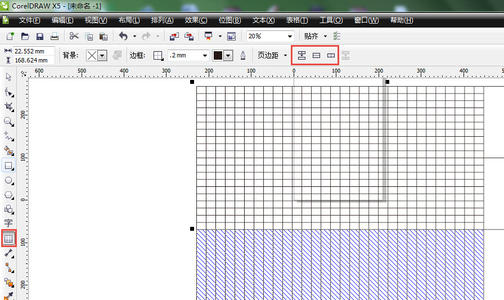
#> input picture cut_redbox/photo/photo1/u=3826833258,1465685782&fm=26&gp=0.jpg, 504 x 300 px; its folder holds only this picture in this run
$ python cut_redbox1.py   (older library calls are emulated)
#> lines starting #> are read from the running program, lines starting #| are printed output that depends on the picture; after the words box and inside, x2 and y2 are one past the last pixel; in counts of white or black regions, pixels touching at a corner belong together
import cv2
import numpy as np
import os

def boxes_extract(img , name):
#> called with name = 'u=3826833258,1465685782&fm=26&gp=0'
    image = cv2.imread(img)
#> image is the input picture: shape (300, 504, 3); mean B, G, R 222, 219.5, 218.9
    # 创建于原图尺寸相同的numpy数组（返回一个用0填充的数组），用来保存ROI
    ROI = np.zeros(image.shape , np.uint8)

    # 图片颜色空间转换
    image_hsv = cv2.cvtColor(image , cv2.COLOR_BGR2HSV)
#> image_hsv: shape (300, 504, 3); mean H, S, V 33.8, 12.2, 225

    # 设置阀值，除去其他颜色
    low_hsv1 = np.array([0 , 43 , 46])
    high_hsv1 = np.array([10 , 255 , 255])
    low_hsv2 = np.array([156 , 43 , 46])
    high_hsv2 = np.array([180 , 255 , 255])
    binary1 = cv2.inRange(image_hsv , lowerb=low_hsv1 , upperb=high_hsv1)
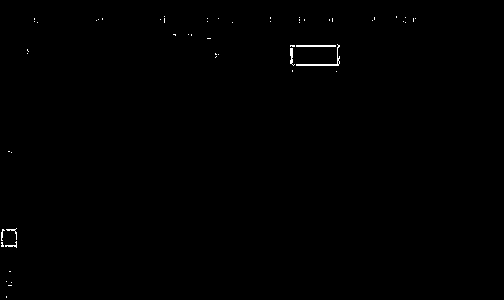
#> binary1: shape (300, 504); 0.28% white in thin lines or dots, all inside (x1, y1, x2, y2) = (1, 16, 416, 298)
    binary2 = cv2.inRange(image_hsv , lowerb=low_hsv2 , upperb=high_hsv2)
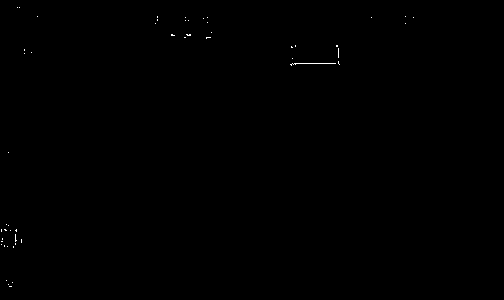
#> binary2: shape (300, 504); 0.11% white in thin lines or dots, all inside (x1, y1, x2, y2) = (1, 7, 414, 287)
    binary3 = binary1 + binary2
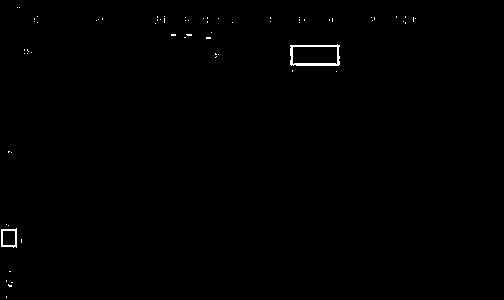
#> binary3: shape (300, 504); 0.39% white in thin lines or dots, all inside (x1, y1, x2, y2) = (1, 7, 416, 298)
    # 均值波滤 卷积操作 去除噪声
    binary = cv2.blur((binary3) , (1,1))

    # 轮廓检测
    # 返回的轮廓 ， 每个轮廓对应的属性值 = cv2.findContours(图片 ， 轮廓检索模式 ， 轮廓近似办法)
    contours , hierarchy = cv2.findContours(binary , cv2.RETR_EXTERNAL , cv2.CHAIN_APPROX_SIMPLE)
#> contours = 67 contours, 65 with area under 20; largest, box (x1, y1, x2, y2) and area: (290, 44, 340, 66) 961, (1, 228, 17, 248) 257
    print("检测到红框的轮廓：")
    print(contours)
#| [array([[[  6, 296]],
#|        [[  6, 297]]], dtype=int32), array([[[  8, 284]],
#|        [[  8, 285]],
#|        [[  9, 286]],
#|        [[ 11, 286]],
#|        [[ 11, 285]],
#|        [[  9, 285]]], dtype=int32), array([[[ 11, 282]],
#|        [[ 12, 282]]], dtype=int32), array([[[  6, 280]],
#|        [[  6, 281]]], dtype=int32), array([[[  9, 271]],
#|        [[ 10, 271]]], dtype=int32), array([[[ 21, 239]],
#|        [[ 21, 242]]], dtype=int32), array([[[ 16, 228]],
#|        [[ 15, 229]],
#> (further printed lines are left out)
    # 处理每个轮廓
    for i in range(len(contours)):
        # 计算轮廓周长，arcLength(图像轮廓 , 轮廓是闭合的) epsilon准确率参数，表示实际轮廓到近似轮廓的最大距离
        eplision = 0.9 * cv2.arcLength(contours[i] , True)
        # 将轮廓逼近为近似边数较少的形状，边数由epsilon确定
        approx = cv2.approxPolyDP(contours[i] , eplision , True)
        mm = cv2.moments(contours[i])
        # 计算轮廓中心位置cx,cy
        if mm['m00'] != 0:
            cx = int(mm['m10'] / mm['m00'])
            cy = int(mm['m01'] / mm['m00'])
            color = image[cy][cx]
            area = cv2.contourArea(contours[i])

            # 分析图形几何形状
            corners = len(approx)
            if corners <=4 and (color[2] >=10 or color[0] >=10) and area >2000:
                # 最小外接矩阵
                rect = cv2.minAreaRect(contours[i])
                # 矩阵的四个顶点
                box = cv2.boxPoints(rect)
                box = np.array([np.array(i , np.int) for i in box])
                rbx = max(box[i][0] for i in range(4))
                rby = max(box[i][1] for i in range(4))
                lux = min(box[i][0] for i in range(4))
                luy = min(box[i][1] for i in range(4))
                print(rbx,lux,rby,luy)
                # 裁剪区域
                crop = image[luy:rby , lux:rbx]

                # 创建文件夹并保存裁剪区域
                if not os.path.exists('./crop'):
                    os.mkdir('./crop')
                if not os.path.exists('./crop/' + name):
                    os.mkdir('./crop/' + name)
                cv2.imwrite('./crop/' + name + './crop' + str(i).zfill(2) + ".jpg" , crop)
                # 在ROI空画布上画出轮廓，最后参数-1位轮廓线条宽度，负数直接填充区域
                cv2.drawContours(ROI , [box] , 0 , (255,255,255) , -1)
#> this loop made 67 passes
#> (eplision, approx, cx, cy, color, area) on passes 7, 22: (60.89, [[16, 228]], 8, 237, [247, 236, 238], 257), (128.4, [[339, 45]], 314, 54, [253, 245, 246], 961)
#> (eplision, approx) on passes 1, 3, 4, 5, 6, 8: (1.8, [[6, 296]]), (1.8, [[11, 282]]), (1.8, [[6, 280]]), (1.8, [[9, 271]]), (5.4, [[21, 239]]), (0, [[8, 225]])
#> ROI: shape (300, 504, 3); every value is 0
    return name,image

# 在目标文件夹获取图片裁剪
def get_photo(path):
    photolist = os.listdir(path)
    print(photolist)
    # 遍历每个文件夹
    for x in photolist:
        # 目标文件夹下的所有文件夹
        photo_path = os.path.join(path , x)
        # 该文件夹下的所有图片
        filelist = os.listdir(photo_path)
        print(photo_path)
        print(filelist)

        # 遍历每张图片
        for i in range(len(filelist)):
            smallpath = photo_path + '/'
            img_ref = smallpath + filelist[i]
            name = filelist[i][:-4]
            boxes_extract(img_ref , name)
            print("----------------" + img_ref + "裁剪成功-----------------")
#> pass 2 of the loop in get_photo, `for x in photolist:`:
#> filelist = ['u=3797309081,3902570796&fm=26&gp=0.jpg']
#| ./photo/photo2
#| ['u=3797309081,3902570796&fm=26&gp=0.jpg']
#> smallpath = './photo/photo2/'
#> name = 'u=3797309081,3902570796&fm=26&gp=0'
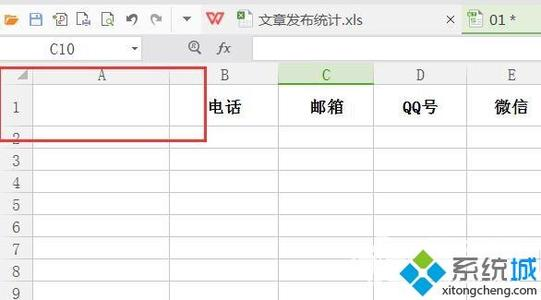
#> input picture cut_redbox/photo/photo2/u=3797309081,3902570796&fm=26&gp=0.jpg, 541 x 300 px
#> in boxes_extract, image is the input picture: shape (300, 541, 3); mean B, G, R 241.1, 241.8, 241.6
#> image_hsv: shape (300, 541, 3); mean H, S, V 18.4, 5.3, 243.7
#> in boxes_extract (call 2), `binary1 = cv2.inRange(image_hsv , lowerb=low_hsv1 , upperb=high_hsv1)`:
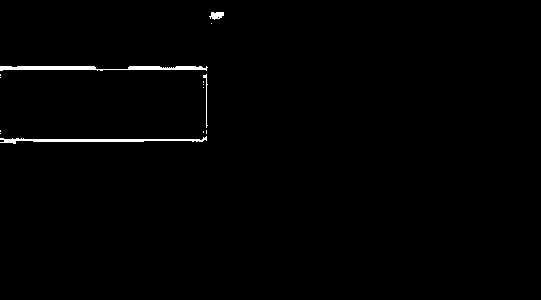
#> binary1: shape (300, 541); 0.89% white; 14 white regions (10 under 20 px), largest, box (x1, y1, x2, y2) and area: (0, 66, 208, 71) 701, (0, 136, 207, 144) 574, (209, 12, 224, 20) 83, (203, 74, 208, 128) 65
#> binary2: shape (300, 541); 0.45% white in thin lines or dots, all inside (x1, y1, x2, y2) = (0, 12, 223, 144)
#> in boxes_extract (call 2), `binary3 = binary1 + binary2`:
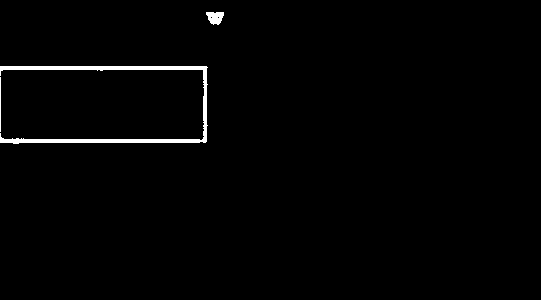
#> binary3: shape (300, 541); 1.3% white; 3 white regions
#> contours = 3 contours, 1 with area under 20; largest, box (x1, y1, x2, y2) and area: (0, 66, 208, 144) 1450, (206, 12, 224, 25) 150
#> (printed output is left out)
#> the loop in boxes_extract (call 2), `for i in range(len(contours)):` made 3 passes
#> (eplision, approx, cx, cy, color, area, corners) on passes 2 to 3: (906, [[0, 66]], 114, 104, [255, 255, 255], 1450, 1), (47.89, [[206, 12]], 214, 17, [123, 128, 207], 149.5, 1)
#> pass 3 of the loop in get_photo, `for x in photolist:`:
#> filelist = ['u=1130361148,2630489269&fm=26&gp=0.png']
#> smallpath = './photo/photo3/'
#> name = 'u=1130361148,2630489269&fm=26&gp=0'
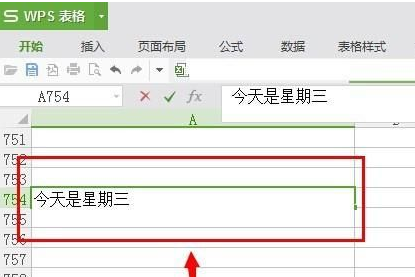
#> input picture cut_redbox/photo/photo3/u=1130361148,2630489269&fm=26&gp=0.png, 415 x 277 px
#> in boxes_extract, image is the input picture: shape (277, 415, 3); mean B, G, R 227, 231.7, 232.3
#> image_hsv: shape (277, 415, 3); mean H, S, V 45.8, 13.8, 236.1
#> in boxes_extract (call 3), `binary1 = cv2.inRange(image_hsv , lowerb=low_hsv1 , upperb=high_hsv1)`:
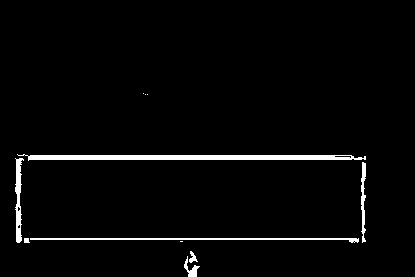
#> binary1: shape (277, 415); 2.8% white; 11 white regions (4 under 20 px), largest, box (x1, y1, x2, y2) and area: (17, 154, 366, 161) 1650, (30, 238, 359, 243) 680, (15, 158, 24, 243) 412
#> binary2: shape (277, 415); 0.91% white in thin lines or dots, all inside (x1, y1, x2, y2) = (14, 92, 366, 274)
#> binary3: shape (277, 415); 3.7% white; 3 white regions
#> contours = 3 contours, 1 with area under 20; largest, box (x1, y1, x2, y2) and area: (14, 154, 366, 245) 30054, (184, 251, 200, 277) 234
#> the loop in boxes_extract (call 3), `for i in range(len(contours)):` made 3 passes
#> (eplision, approx, cx, cy, color, area, rect, box) on pass 2: (824, [[15, 158]], 190, 198, [255, 255, 255], 30054.5, ((189.5, 199), (90, 351), -90), [[365, 244], [14, 244], [14, 154], [365, 154]])
#> after the loop in boxes_extract (call 3), `for i in range(len(contours)):`:
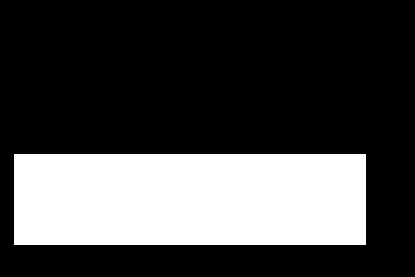
#> ROI: shape (277, 415, 3); 27.9% white; 1 white region, box (x1, y1, x2, y2) and area: (14, 154, 366, 245) 32032


if __name__ == '__main__':
    path = './photo/'
    get_photo(path)
